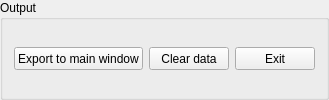
       <widget class="QGroupBox" name="groupBox_4">
        <property name="sizePolicy">
         <sizepolicy hsizetype="Preferred" vsizetype="Preferred">
          <horstretch>0</horstretch>
          <verstretch>0</verstretch>
         </sizepolicy>
        </property>
        <property name="title">
         <string>Output</string>
        </property>
        <layout class="QGridLayout" name="gridLayout_26">
         <item row="0" column="0">
          <layout class="QGridLayout" name="EditorLayout"/>
         </item>
         <item row="1" column="0">
          <layout class="QVBoxLayout" name="verticalLayout_3">
           <item>
            <layout class="QHBoxLayout" name="horizontalLayout_4">
             <item>
              <widget class="QPushButton" name="Export_PB">
               <property name="sizePolicy">
                <sizepolicy hsizetype="Preferred" vsizetype="Preferred">
                 <horstretch>0</horstretch>
                 <verstretch>0</verstretch>
                </sizepolicy>
               </property>
               <property name="maximumSize">
                <size>
                 <width>1111111</width>
                 <height>23</height>
                </size>
               </property>
               <property name="text">
                <string>Export to main window</string>
               </property>
              </widget>
             </item>
             <item>
              <widget class="QPushButton" name="pushButton_5">
               <property name="sizePolicy">
                <sizepolicy hsizetype="Preferred" vsizetype="Preferred">
                 <horstretch>0</horstretch>
                 <verstretch>0</verstretch>
                </sizepolicy>
               </property>
               <property name="maximumSize">
                <size>
                 <width>16777215</width>
                 <height>23</height>
                </size>
               </property>
               <property name="text">
                <string>Clear data</string>
               </property>
              </widget>
             </item>
             <item>
              <widget class="QPushButton" name="pushButton_6">
               <property name="sizePolicy">
                <sizepolicy hsizetype="Preferred" vsizetype="Preferred">
                 <horstretch>0</horstretch>
                 <verstretch>0</verstretch>
                </sizepolicy>
               </property>
               <property name="maximumSize">
                <size>
                 <width>16777215</width>
                 <height>23</height>
                </size>
               </property>
               <property name="text">
                <string>Exit</string>
               </property>
              </widget>
             </item>
            </layout>
           </item>
          </layout>
         </item>
        </layout>
       </widget>
